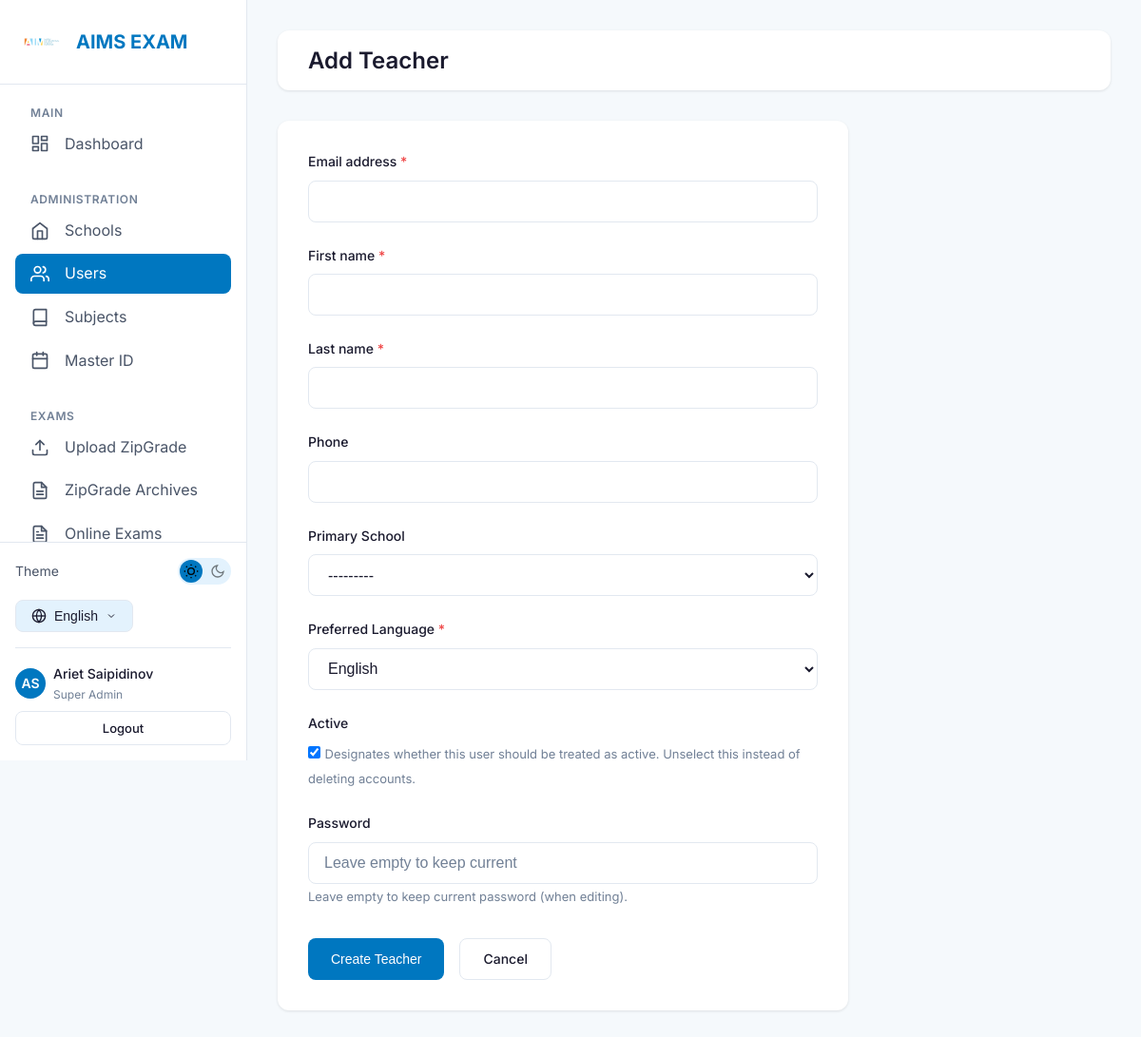
The page /users/teacher/new/ (signed in) on the database its author committed.
### accounts/models.py (models this page shows, shortened)
class User(AbstractUser):
    ROLE_CHOICES = [
        ('super_admin', _('Super Admin')),
        ('teacher', _('Teacher')),
        ('student', _('Student')),
    ]
    LANGUAGE_CHOICES = [
        ('en', 'English'),
        ('ru', 'Русский'),
        ('ky', 'Кыргызча'),
    ]
    username = models.CharField(max_length=150, blank=True, null=True)
    email = models.EmailField(_('email address'), unique=True)
    role = models.CharField(
        max_length=20,
        choices=ROLE_CHOICES,
        default='student',
        verbose_name=_('Role')
    )
    phone = models.CharField(max_length=20, blank=True, verbose_name=_('Phone'))
    mother_phone = models.CharField(max_length=20, blank=True, verbose_name=_("Mother's Phone"))
    father_phone = models.CharField(max_length=20, blank=True, verbose_name=_("Father's Phone"))
    primary_school = models.ForeignKey(
        'schools.School',
        on_delete=models.SET_NULL,
        null=True,
        blank=True,
        related_name='users',
        verbose_name=_('Primary School')
    )
    preferred_language = models.CharField(
        max_length=5,
        choices=LANGUAGE_CHOICES,
        default='en',
        verbose_name=_('Preferred Language')
    )
    created_at = models.DateTimeField(auto_now_add=True)
    updated_at = models.DateTimeField(auto_now=True)
    objects = UserManager()
    USERNAME_FIELD = 'email'
    REQUIRED_FIELDS = ['first_name', 'last_name']
    class Meta:
        verbose_name = _('User')
        verbose_name_plural = _('Users')
        ordering = ['-created_at']
    def get_full_name(self):
        return f"{self.first_name} {self.last_name}".strip()

### accounts/views.py (the view)
# urls.py: path('users/teacher/new/', views.teacher_create_view, name='teacher_create'),
@login_required
@super_admin_required
def teacher_create_view(request):
    if request.method == 'POST':
        form = TeacherForm(request.POST)
        if form.is_valid():
            teacher = form.save()
            messages.success(request, _('Teacher "%(name)s" created successfully.') % {'name': teacher.get_full_name()})
            return redirect('accounts:users')
    else:
        form = TeacherForm()
    return render(request, 'accounts/user_form.html', {
        'form': form,
        'title': _('Add Teacher'),
        'submit_text': _('Create Teacher'),
    })

### schools/models.py (called while the page is built)
    def __str__(self):
        return self.name

### schools/templatetags/i18n_extras.py (called while the page is built)
@register.simple_tag(takes_context=True)
def switch_lang(context, lang_code):
    path = context['request'].path
    try:
        url = translate_url(path, lang_code)
        if url == path and lang_code not in path:
             match = resolve(path)
             with translation.override(lang_code):
                 url = reverse(match.view_name, args=match.args, kwargs=match.kwargs)
        query = context['request'].GET.urlencode()
        if query:
            url = f"{url}?{query}"
        return url
    except Exception:
        return path # Fallback to current path

### accounts/templates/accounts/user_form.html (shortened to what this page needs)
{% extends 'base.html' %}
{% load i18n %}
{% block content %}
<div class="topbar">
    <h1 class="topbar-title">{{ title }}</h1>
</div>
<div class="card" style="max-width: 600px;">
    <form method="post">
        {% for field in form %}
        <div class="form-group">
            <label for="{{ field.id_for_label }}" class="form-label">
                {{ field.label }}
                {% if field.field.required %}<span class="text-danger">*</span>{% endif %}
            </label>
            {{ field }}
            {% if field.help_text %}
            <span class="form-help">{{ field.help_text }}</span>
            {% endif %}
        </div>
        {% endfor %}
        <div style="display: flex; gap: var(--spacing-md); margin-top: var(--spacing-xl);">
            <button type="submit" class="btn btn-primary">
                {{ submit_text }}
            </button>
            <a href="{% url 'accounts:users' %}" class="btn btn-outline">
                {% trans "Cancel" %}
            </a>
        </div>
    </form>
</div>
{% endblock %}

### templates/partials/sidebar.html (shortened to what this page needs)
{% load static i18n i18n_extras %}
<aside class="sidebar">
    <div class="sidebar-header">
        <img src="{% static 'images/logo.png' %}" alt="AIMS" class="sidebar-logo" onerror="this.style.display='none'">
        <span class="sidebar-brand">AIMS EXAM</span>
    </div>
    <nav class="sidebar-nav">
        <div class="nav-section">
            <span class="nav-section-title">{% trans "Main" %}</span>
            <a href="{% url 'accounts:dashboard' %}"
                class="nav-item {% if request.resolver_match.url_name == 'dashboard' %}active{% endif %}">
                <span>{% trans "Dashboard" %}</span>
            </a>
        </div>
        {% if user.is_authenticated and user.role == 'super_admin' %}
        <div class="nav-section">
            <span class="nav-section-title">{% trans "Administration" %}</span>
            <a href="{% url 'schools:list' %}"
                class="nav-item {% if 'schools' in request.path and 'subjects' not in request.path and 'analytics' not in request.path and 'students' not in request.path %}active{% endif %}">
                <svg xmlns="http://www.w3.org/2000/svg" width="20" height="20" viewBox="0 0 24 24" fill="none"
                    stroke="currentColor" stroke-width="2" stroke-linecap="round" stroke-linejoin="round">
                    <path d="M3 9l9-7 9 7v11a2 2 0 0 1-2 2H5a2 2 0 0 1-2-2z"></path>
                    <polyline points="9 22 9 12 15 12 15 22"></polyline>
                </svg>
                <span>{% trans "Schools" %}</span>
            </a>
            <a href="{% url 'accounts:users' %}" class="nav-item {% if 'users' in request.path %}active{% endif %}">
                <span>{% trans "Users" %}</span>
            </a>
            <a href="{% url 'schools:subjects' %}"
                class="nav-item {% if 'subjects' in request.path %}active{% endif %}">
                <svg xmlns="http://www.w3.org/2000/svg" width="20" height="20" viewBox="0 0 24 24" fill="none"
                    stroke="currentColor" stroke-width="2" stroke-linecap="round" stroke-linejoin="round">
                    <path d="M4 19.5A2.5 2.5 0 0 1 6.5 17H20"></path>
                    <path d="M6.5 2H20v20H6.5A2.5 2.5 0 0 1 4 19.5v-15A2.5 2.5 0 0 1 6.5 2z"></path>
                </svg>
                <span>{% trans "Subjects" %}</span>
            </a>
            <a href="{% url 'schools:master_students' %}"
                class="nav-item {% if 'students' in request.path and 'schools' in request.path %}active{% endif %}">
                <span>{% trans "Master ID" %}</span>
            </a>
        </div>
        {% endif %}
        {% if user.is_authenticated and user.role in 'super_admin,teacher' %}
        <div class="nav-section">
            <span class="nav-section-title">{% trans "Exams" %}</span>
            <a href="{% url 'zipgrade:upload' %}"
                class="nav-item {% if 'zipgrade/upload' in request.path %}active{% endif %}">
                <span>{% trans "Upload ZipGrade" %}</span>
            </a>
            <a href="{% url 'zipgrade:results' %}"
                class="nav-item {% if 'zipgrade' in request.path and 'upload' not in request.path %}active{% endif %}">
                <span>{% trans "ZipGrade Archives" %}</span>
            </a>
            <a href="{% url 'exams:exam_list' %}"
                class="nav-item {% if 'exams' in request.path and 'create' not in request.path %}active{% endif %}">
                <span>{% trans "Online Exams" %}</span>
            </a>
        </div>
        {% endif %}
    </nav>
    <div class="sidebar-footer" style="padding: var(--spacing-md); border-top: 1px solid var(--border-color);">
        <div
            style="display: flex; align-items: center; justify-content: space-between; margin-bottom: var(--spacing-md);">
            <span style="font-size: 0.875rem; color: var(--text-secondary);">{% trans "Theme" %}</span>
            <button class="theme-toggle" aria-label="Toggle theme">
                <svg class="theme-toggle-icon moon-icon" xmlns="http://www.w3.org/2000/svg" viewBox="0 0 24 24"
                    fill="none" stroke="currentColor" stroke-width="2">
                    <path d="M21 12.79A9 9 0 1 1 11.21 3 7 7 0 0 0 21 12.79z"></path>
                </svg>
            </button>
        </div>
        <div class="lang-selector">
            <button class="lang-btn">
                <span>
                    {% if LANGUAGE_CODE == 'en' %}English
                    {% elif LANGUAGE_CODE == 'ru' %}Русский
                    {% elif LANGUAGE_CODE == 'ky' %}Кыргызча
                    {% else %}Language{% endif %}
                </span>
                <svg xmlns="http://www.w3.org/2000/svg" width="12" height="12" viewBox="0 0 24 24" fill="none"
                    stroke="currentColor" stroke-width="2">
                    <polyline points="6 9 12 15 18 9"></polyline>
                </svg>
            </button>
        </div>
        {% if user.is_authenticated %}
        <div
            style="margin-top: var(--spacing-md); padding-top: var(--spacing-md); border-top: 1px solid var(--border-color);">
            <a href="{% url 'accounts:profile' %}"
                style="display: flex; align-items: center; gap: var(--spacing-sm); color: var(--text-secondary); font-size: 0.875rem;">
                <div
                    style="width: 32px; height: 32px; border-radius: 50%; background: var(--primary-blue); color: white; display: flex; align-items: center; justify-content: center; font-weight: 600;">
                    {{ user.first_name|slice:":1"|upper }}{{ user.last_name|slice:":1"|upper }}
                </div>
                <div style="flex: 1; overflow: hidden;">
                    <div
                        style="font-weight: 500; color: var(--text-primary); white-space: nowrap; overflow: hidden; text-overflow: ellipsis;">
                        {{ user.get_full_name|default:user.email }}
                    </div>
                    <div style="font-size: 0.75rem; color: var(--text-muted);">
                        {% if user.role == 'super_admin' %}{% trans "Super Admin" %}
                        {% elif user.role == 'teacher' %}{% trans "Teacher" %}
                        {% else %}{% trans "Student" %}{% endif %}
                    </div>
                </div>
            </a>
            <a href="{% url 'accounts:logout' %}" class="btn btn-outline btn-sm btn-block"
                style="margin-top: var(--spacing-sm);">
                {% trans "Logout" %}
            </a>
        </div>
        {% endif %}
    </div>
</aside>

### rows shown on the page
User: first_name "A", last_name "S", get_full_name "Ariet Saipidinov"

### other values the page prints
{{ title }} "Add Teacher"
{{ field.label }} "Email address" "First name" "Last name" "Phone" "Primary School" "Preferred Language" "Active" "Password"
{{ field.help_text }} "Designates whether this user should be treated as active. Unselect this instead of deleting accounts." "Leave empty to keep current password (when editing)."
{{ submit_text }} "Create Teacher"
